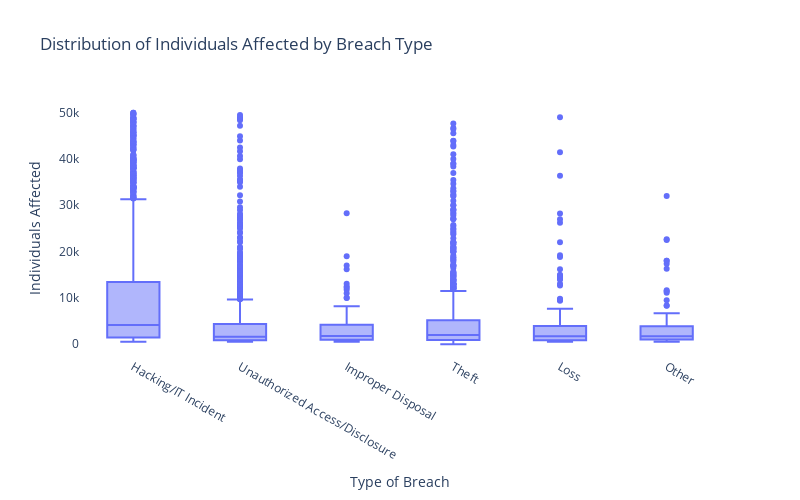

Source (notebook cell):
### Markdown cell above
Evidently, Hacking / IT Incident is still the most frequent type observed in our data in terms of individuals affected and has been increasing over time, meaning that in the healthcare sector it is the preeminent threat. The huge value for 2015 can be explained by the largest outlier in our dataset (i.e., Anthem Inc. case), which we have already discussed above.

### Code cell
toggle_code()

breach_types_no_outlier = data[data['Individuals Affected']<50000]

fig = px.box(breach_types_no_outlier[breach_types_no_outlier['Type of Breach'].isin(breach_types_no_outlier['Type of Breach'].value_counts().index[:6])], 
             x="Type of Breach", y="Individuals Affected", title='Distribution of Individuals Affected by Breach Type')
fig.update_layout(plot_bgcolor='white', width=800, height=500)
fig.show()

### Figure 1 — Plotly figure (JSON) as saved in the notebook; plotly's stock layout.template omitted (floating-point values rounded to 4 significant figures; data arrays with more than 128 entries replaced by an {"elided": "..."} marker saying what was removed)
{"data": [{"alignmentgroup": "True", "hovertemplate": "Type of Breach=%{x}<br>Individuals Affected=%{y}<extra></extra>", "legendgroup": "", "marker": {"color": "#636efa"}, "name": "", "notched": false, "offsetgroup": "", "orientation": "v", "showlegend": false, "type": "box", "x": {"elided": "4708 str values"}, "x0": " ", "xaxis": "x", "y": {"elided": "4708 int values"}, "y0": " ", "yaxis": "y"}], "layout": {"boxmode": "group", "height": 500, "legend": {"tracegroupgap": 0}, "plot_bgcolor": "white", "title": {"text": "Distribution of Individuals Affected by Breach Type"}, "width": 800, "xaxis": {"anchor": "y", "domain": [0, 1], "title": {"text": "Type of Breach"}}, "yaxis": {"anchor": "x", "domain": [0, 1], "title": {"text": "Individuals Affected"}}}}
